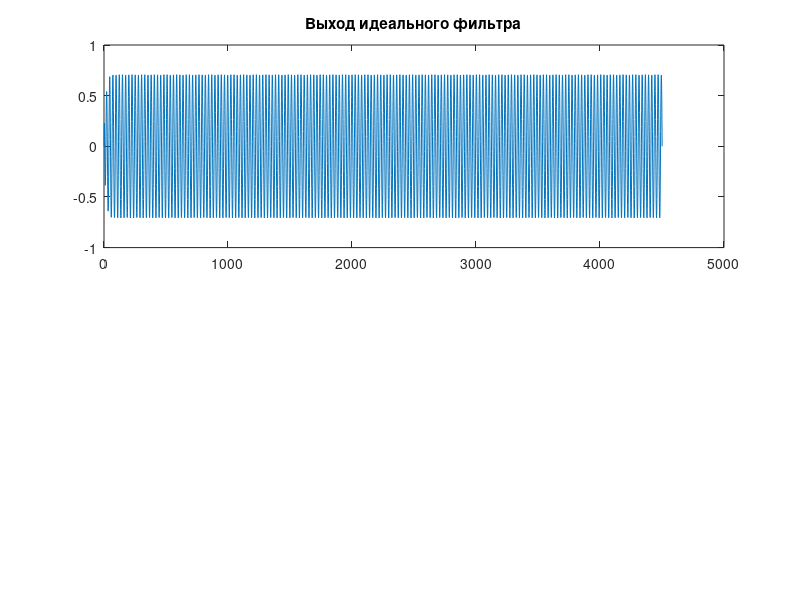

Reproduce this figure in MATLAB. (Note: this script raises an error after producing the figure.)
% Очистка рабочего пространства перед запуском программы
clear all;
close all;
clc;

%Специальный блок для значений при построении синусоиды
f=1/9000; %Частота дискретизации (шаг в цикле)
F=350; %Частота синусоиды
A=1; %Амплитуда
time = 0:f:0.5; %Время сигнала
fun = A*sin(F*2*pi*time); %Сигнал синусоиды

%Ввод значения размерной сетки и колтчества бит под число
n=24;
N=n+1+3;

%Ввод коэффициентов b из filterDesigner
b = [
 0.726011405720693336895976699452148750424
-2.904045622882773347583906797808595001698
 4.356068434324160243420465121744200587273
-2.904045622882773347583906797808595001698
 0.726011405720693336895976699452148750424]

%Ввод коэффициентов a из filterDesigner
a = [
 1                                        
-3.36224561071794258992895265691913664341 
 4.282318762300961978439772792626172304153
-2.444525530046319783394892510841600596905
 0.52709258846586859448279938078485429287
];

%Задаём два массива, хранящие данные задержек для входа и выхода
in = zeros(1,5);
out = zeros(1,5);

%Загоняем данные для фильтрации
for i=1:1:length(fun)
    %Смотрим на схему фильтра и прописываем алгоритм фильтрации (прямая схема)
    in(1)=fun(i);
    out(1)=in(1)*b(1)+in(2)*b(2)+in(3)*b(3)+in(4)*b(4)+in(5)*b(5);
    out(1)=out(1)-(out(2)*a(2)+out(3)*a(3)+out(4)*a(4)+out(5)*a(5));
    %Запись предыдущих значений на входе и выходе
    for j=5:-1:2
        in(j)=in(j-1);
        out(j)=out(j-1);
    end
    
    %запись значений для работы с расчётным фильтром в дальнейшем 
    pryam(i,3)=out(1);

    %Запись значений идеального фильтра
    ideal(i)=out(1);
    
end

%Построение графика идеального фильтра
subplot(2,1,1);
plot(ideal)
title('Выход идеального фильтра')


%Фильтр с целочисленной арифметикой

%Перевод в целочисленную арифметику
b1=floor(b*2^n); 
a1=floor(a*2^n);

%Объявление нового массива входа и выхода (для наглядности)
in1 = zeros(1,5);
out1 = zeros(1,5);

%Загоняем данные для фильтрации
for i=1:1:length(fun)
    %Смотрим на схему фильтра и прописываем алгоритм фильтрации (прямая схема) с учётом перевода в прямой код
    in1(1)=(fun(i))*2^n;
    out1(1)=floor(in1(1)*b1(1)/2^n)+floor(in1(2)*b1(2)/2^n)+floor(in1(3)*(b1(3))/2^n)+floor(in1(4)*b1(4)/2^n)+floor(in1(5)*b1(5)/2^n);
    out1(1)=out1(1)-(floor(out1(2)*(a1(2))/2^n)+floor(out1(3)*a1(3)/2^n)+floor(out1(4)*(a1(4))/2^n)+floor(out1(5)*a1(5)/2^n));
    
    %Выход в прямом коде
    pryam(i,1)=out1(1);
    
    %Выход в вещественном виде
    raschet(i)=out1(1)/2^n; 
    
    %Выход в дополнительном коде
    pryam(i,2)=perevod(out1(1),N); 
    
    %Запись предыдущих значений на входе и выходе
   for j=5:-1:2
        in1(j)=in1(j-1);
        out1(j)=out1(j-1);
    end
end

%Построение графика расчётного фильтра
subplot(2,1,2)
plot(raschet)
title('Выход расчётного фильтра в прямом коде');

%Отклонение идеального и расчётного фильтра
mistake= raschet-ideal;
figure

plot(mistake)
title('Ошибка') 
